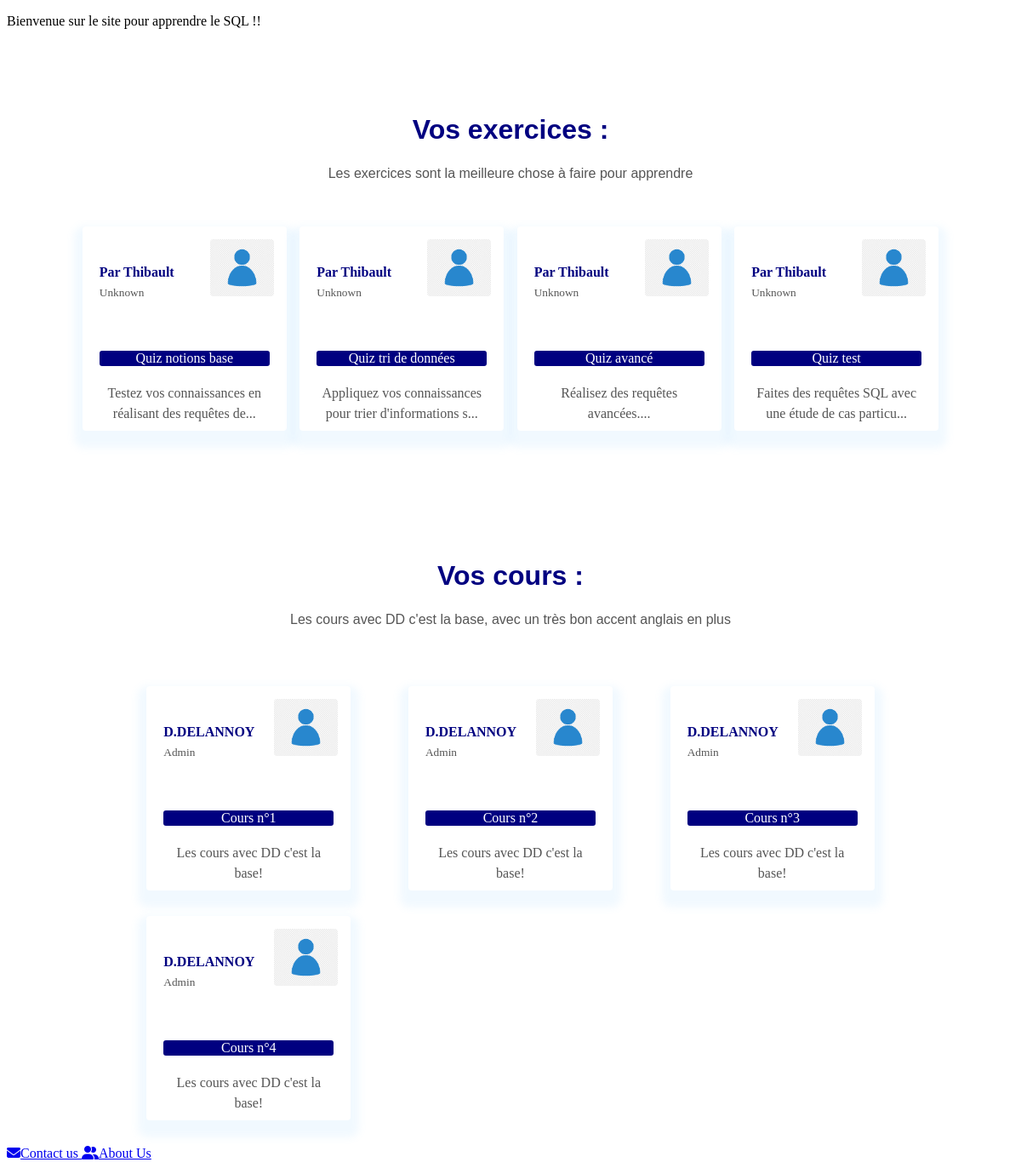
The page / on the database its author committed.
### tables this page shows
CREATE TABLE IF NOT EXISTS `quiz` (
  `quiz_id` int NOT NULL,
  `quiz_name` varchar(50) DEFAULT NULL,
  `quiz_difficulty` varchar(50) DEFAULT NULL,
  `quiz_description` varchar(1000) DEFAULT NULL,
  `user_id` int NOT NULL,
  `quiz_database` varchar(50) NOT NULL,
  PRIMARY KEY (`quiz_id`),
  KEY `user_id` (`user_id`)
);

CREATE TABLE IF NOT EXISTS `users` (
  `user_id` int NOT NULL AUTO_INCREMENT,
  `user_adress` varchar(50) DEFAULT NULL,
  `user_last_name` varchar(50) NOT NULL,
  `user_first_name` varchar(50) NOT NULL,
  `user_password` varchar(50) DEFAULT NULL,
  `user_role` tinyint DEFAULT NULL,
  `user_score` int DEFAULT '0',
  PRIMARY KEY (`user_id`)
);

### Controller/PDOFactory.php (called while the page is built)
<?php
	class BDD{
		private static $connexion;
			public static function get(){
			   if(!self::$connexion instanceof PDO){
			      self::$connexion = new PDO('mysql:host=localhost;dbname=db_project;charset=utf8', 'root', '');
			   }
			   return self::$connexion;
			}
	}

### View/main.php (the view)
<div id=main>
<link rel="stylesheet" type="text/css" href="View/styleMain.css">
<link rel="stylesheet" type="text/css" href="https://stackpath.bootstrapcdn.com/font-awesome/4.7.0/css/font-awesome.min.css">
    <div class="title-box">
        <h1>Vos exercices :</h1>
        <p>Les exercices sont la meilleure chose à faire pour apprendre</p>
    </div>
    <?php
        $quizAvailable=BDD::get()->query("SELECT `quiz_id`, `quiz_name`,`quiz_difficulty`, `quiz_description`, `quiz_database`, `user_id` FROM `quiz`")->fetchAll();
    ?>
    <div class="team-row">
        <?php
            $index=0;
            foreach ($quizAvailable as $quiz) {
                if($index<=3){
                ?>
                <div class="profile-box">
                    <?php
                    $id=(int)$quizAvailable[$index]['user_id'];
                    $quizCreator=BDD::get()->query("SELECT `user_id`,`user_role`,`user_first_name` FROM `users` WHERE `user_id`=$id")->fetchAll();
                    ?>
                    <h4><?php echo "Par ".$quizCreator[0]['user_first_name']; ?></h4>
                    <small><?php if($quizCreator[0]['user_role']==1){echo "Admin";} else{echo "Unknown";}?></small>
                    <img src="View/Img/avatar.png">
                    <div class="social-box">
                        <p1><?php echo $quizAvailable[$index]['quiz_name']; ?></p1>
                    </div>
                    <p><?php echo substr($quizAvailable[$index]['quiz_description'], 0, 55)."..."; ?></p>
                </div>
                <?php
                }
                $index+=1;
            }
         ?>
    <div class="title-box">
        <h1>Vos cours :</h1>
        <p>Les cours avec DD c'est la base, avec un très bon accent anglais en plus</p>
    </div>
    <div class="team-row">
        <div class="profile-box">
            <h4>D.DELANNOY</h4>
            <small>Admin</small>
            <img src="View/Img/avatar.png">
            <div class="social-box">
                <p1>Cours n°1</p1>
            </div>
            <p>Les cours avec DD c'est la base!</p>
        </div>
        <div class="profile-box">
            <h4>D.DELANNOY</h4>
            <small>Admin</small>
            <img src="View/Img/avatar.png">
            <div class="social-box">
                <p1>Cours n°2</p1>
            </div>
            <p>Les cours avec DD c'est la base!</p>
        </div>
        <div class="profile-box">
            <h4>D.DELANNOY</h4>
            <small>Admin</small>
            <img src="View/Img/avatar.png">
            <div class="social-box">
                <p1>Cours n°3</p1>
            </div>
            <p>Les cours avec DD c'est la base!</p>
        </div>
        <div class="profile-box">
            <h4>D.DELANNOY</h4>
            <small>Admin</small>
            <img src="View/Img/avatar.png">
            <div class="social-box">
                <p1>Cours n°4</p1>
            </div>
            <p>Les cours avec DD c'est la base!</p>
        </div>
    </div>
</div>

### index.php (shortened to what this page needs)
<!DOCTYPE html>
<html lang="en" dir="ltr">
<head>
  <link rel="stylesheet" href="View/style.css">
</head>
<body>
<?php
include("Controller/PDOFactory.php");
include('View/header.php');
if(!isset($_GET['page'])){
    include('View/main.php');
    }
include('View/footer.php')
?>
</body>
</html>

### View/header.php
<header>
    <p>Bienvenue sur le site pour apprendre le SQL !!</p>
</header>

### View/footer.php
<footer id="footerContent">
	<a  class="navlink icon" id="iconMail" href="mailto:hugo.eraud-berthaud@isen.yncrea.fr;johan.roux@isen.yncrea.fr;pierric.charbonnier@isen.yncrea.fr;benjamin.goosens@isen.yncrea.fr;alex.capoen@isen.yncrea.fr"><i class="icon fas fa-envelope"></i>Contact us </a>
	<a class="navlink icon" id="aboutUs" href="index.php?page=aboutUs"><i class="fas fa-user-friends"></i>About Us</a>
</footer>

### View/styleMain.css (style rules this page uses)
.title-box { text-align: center; font-family: sans-serif; margin: 100px auto 50px; color: #000080; }
.title-box p { margin-top: 10px; line-height: 24px; color: #555; }
.profile-box { width: 200px; height: 200px; background: #fff; border-radius: 4px; margin-bottom: 30px; box-shadow: 0 10px 10px 10px rgba(115, 193, 255, 0.1); padding: 20px; position: relative; transition: .5s; }
.profile-box img { width:75px; position: absolute; top: 15px; right: 15px; border-radius: 4px; transition: .5s; }
.profile-box h4 { margin-top: 25px; margin-bottom: 5px; color:#000080; }
small { color:#555; }
.social-box { background: #000080; margin: 60px auto 20px; text-align: center; border-radius: 3px; color: #fff; }
.profile-box p { text-align: center; line-height: 24px; color: #555; }
.team-row { display: flex; justify-content: space-between; flex-wrap: wrap; width: 85%; margin: auto; }

### rows shown on the page
quiz: user.user_first_name "Thibault", quiz_name "Quiz notions base", quiz_description "Testez vos connaissances en réalisant des requêtes de"
quiz: user.user_first_name "Thibault", quiz_name "Quiz tri de données", quiz_description "Appliquez vos connaissances pour trier d'informations s"
quiz: user.user_first_name "Thibault", quiz_name "Quiz avancé", quiz_description "Réalisez des requêtes avancées."
quiz: user.user_first_name "Thibault", quiz_name "Quiz test", quiz_description "Faites des requêtes SQL avec une étude de cas particu"
